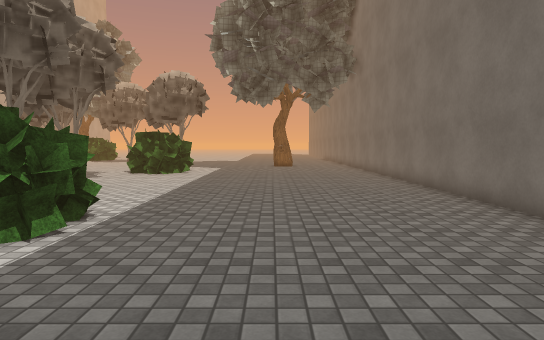
view 1 (above)

19 first-person views from a walk through a scene from a Unity 3-D project. The camera is 1.4 m above the floor, tilts 4° down and sees 75° across. The floor is counted in squares, 1 m on a side. Each view is taken from the middle of a square. On the plan, view 1 faces up. The plan holds only what a view shows up to about 15 squares ahead; the rest is blank. The place goes on beyond the plan. The player is left out. Surface patterns are stand-ins for the level's own textures.

view 2
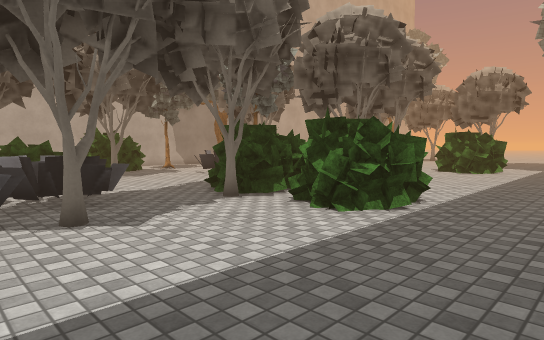

view 3
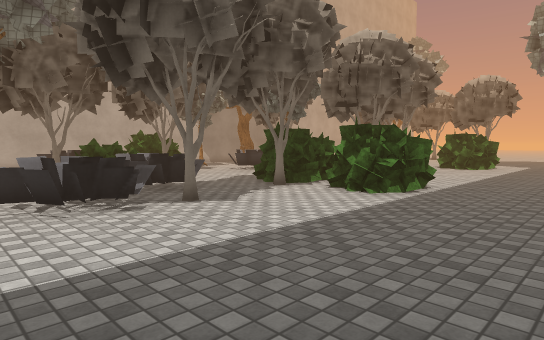

view 4
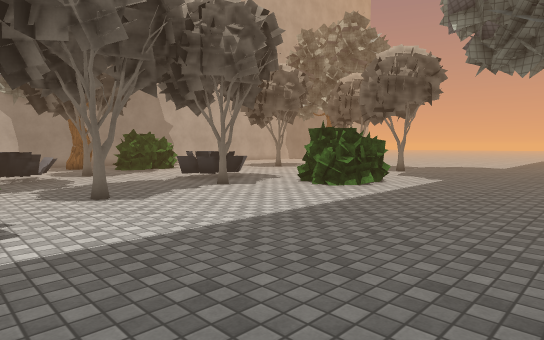

view 5
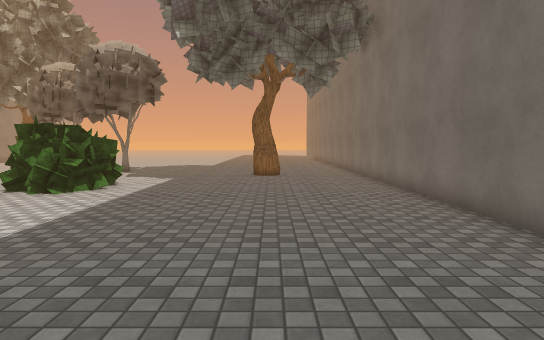

view 6
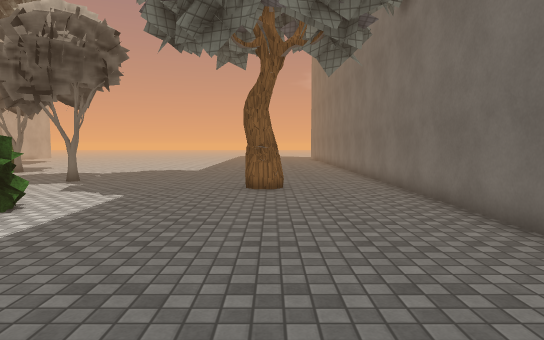

view 7
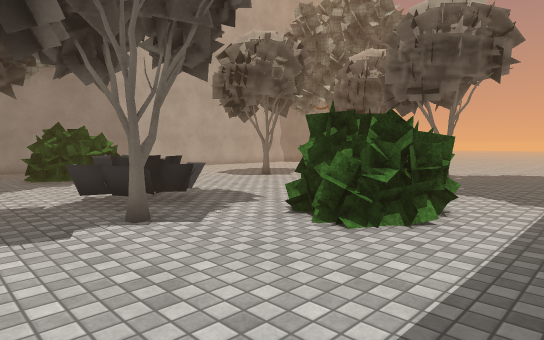

view 8
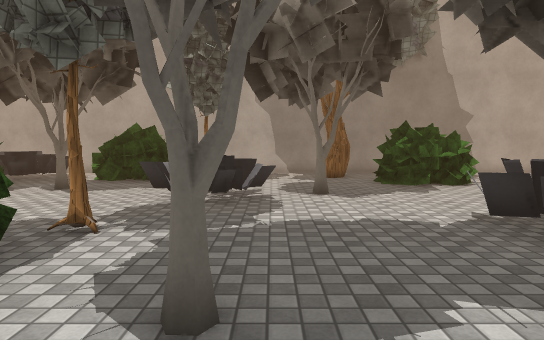

view 9
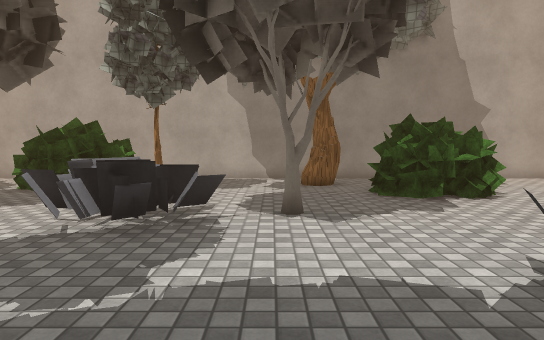

view 10
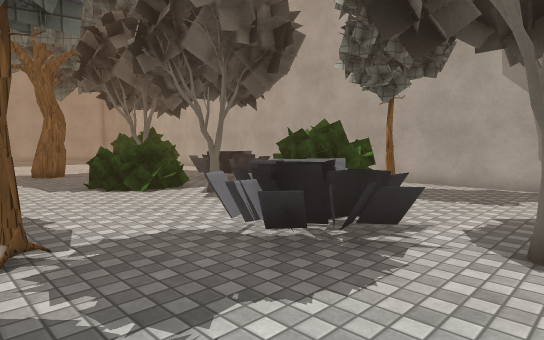

view 11
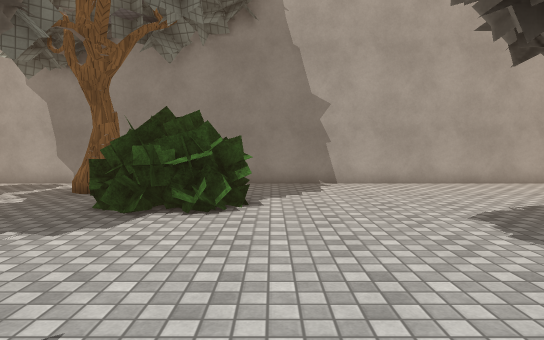

view 12
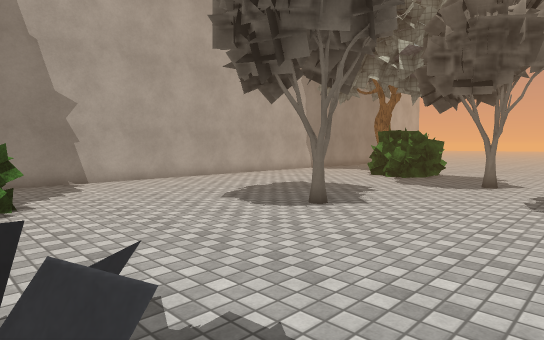

view 13
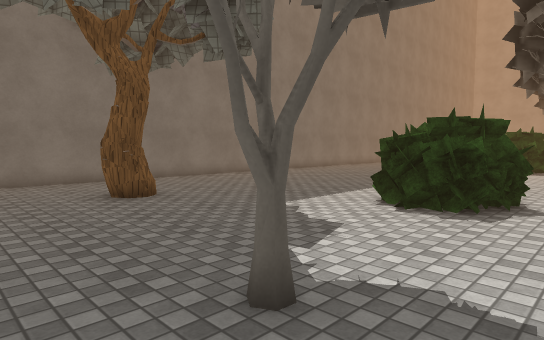

view 14
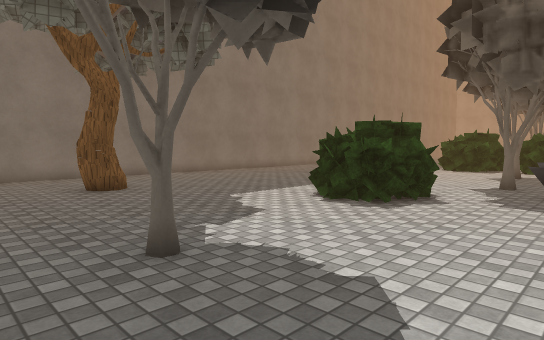

view 15
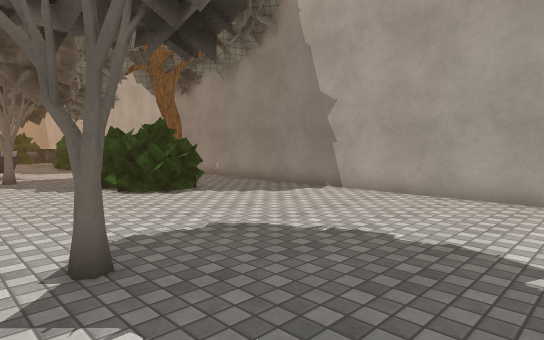

view 16
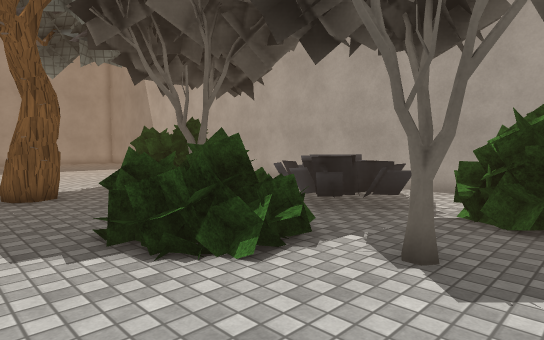

view 17
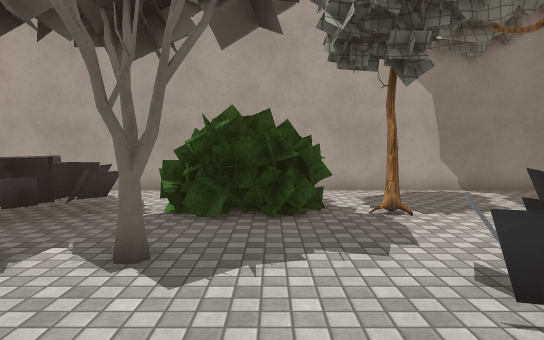

view 18
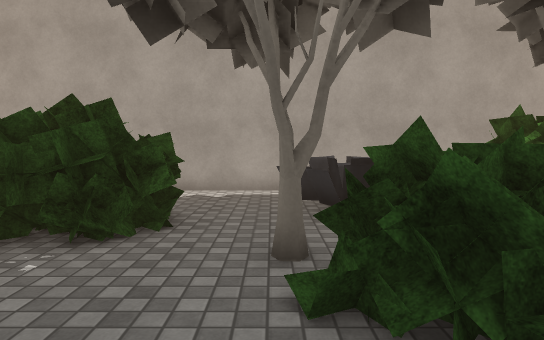

view 19
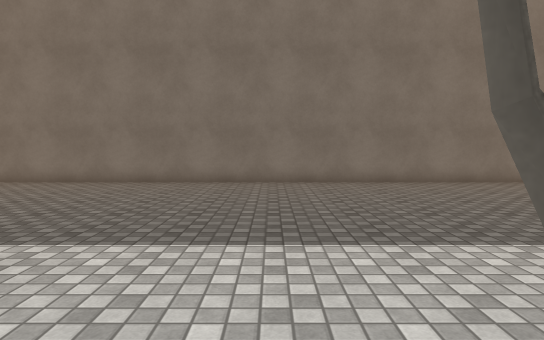

### Floor plan
Key: @ floor where view 1 was taken; # wall or solid block; . floor; B bush; O other object.
Columns run from 23 left of view 1 to 5 right of it. Each row starts with its distance up from view 1.
 28 #.. ................
 27 #...........................#
 26 #...............O...........#
 25 #...........................#
 24 #........O.............##...#
 23 #...........................#
 22 #...........................#
 21 #...........................#
 20 #...............BBB.........#
 19 #..............BBBBB........#
 18 #..BBBB.........BBB.........#
 17 #.. BBB..........BB.........#
 16 #..BBBB.....................#
 15 #.. BB........OO............#
 14 #.##........................#
 13 #.......O...................#
 12 #.......O...................#
 11 #..............O............#
 10 #......OOO.....O............#
  9 #...#...OO..................#
  8 #.......OO..#.B .. .........#
  7 # BBB........# BB  BB.......#
  6 # BBB........ BB#BBBB.......#
  5 # BBB..O.....BBB#BBB........#
  4 # BBB..O.......O .BB........#
  3 #......BB...................#
  2 #..OO..BBO..................#
  1 #..OO.BBBB..OOO.............#
  0 #..OO..BBB..OOO.O......@....#
 -1 #.....OO.... OOO............#
 -2 #..........   OOO...........#
 -3 #...BB#....   OOO...........#
 -4 #.  BBB..#.   ..............#
 -5 #   BBB.##          .. .....#

Where each view was taken, in squares from view 1:
view 1: 0 up, 0 right, facing up
view 2: 2 down, 0 right, facing up-left
view 3: 5 down, 1 right, facing up-left
view 4: 7 up, 2 right, facing up-left
view 5: 7 up, 1 right, facing up
view 6: 12 up, 1 right, facing up
view 7: 12 up, 2 left, facing up-left
view 8: 11 up, 5 left, facing left
view 9: 12 up, 8 left, facing left
view 10: 13 up, 10 left, facing down-left
view 11: 19 up, 10 left, facing left
view 12: 17 up, 9 left, facing up-left
view 13: 28 up, 9 left, facing down-right
view 14: 28 up, 11 left, facing down-right
view 15: 28 up, 13 left, facing down-left
view 16: 6 up, 12 left, facing down-left
view 17: 6 up, 12 left, facing left
view 18: 1 down, 12 left, facing left
view 19: 1 up, 8 left, facing right
